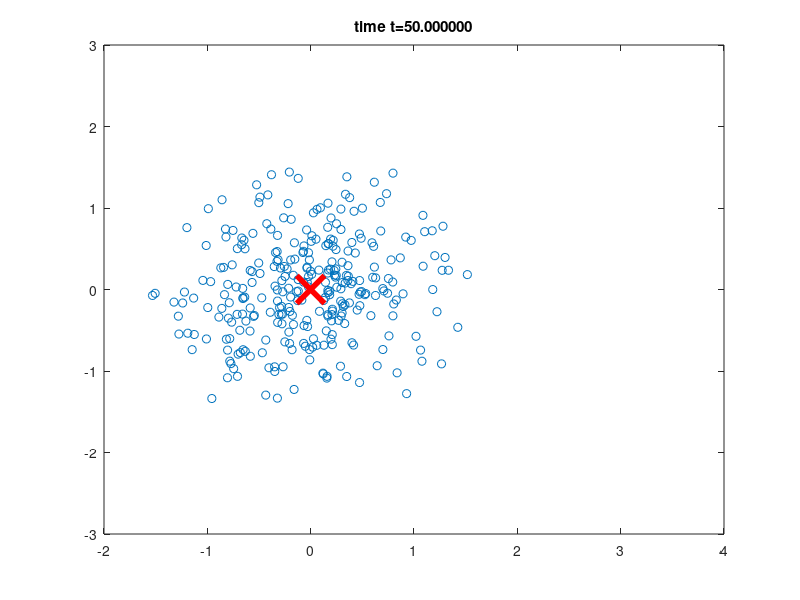

This chart was generated by the following MATLAB code:
%close all;
%clear all;

%N = 1500;
N = 300;
tmax = 50;
dt = 0.01;
frame_dt = 0.1;
alpha = 1.0 / N;

R = [0, 0, 0];
t_jump = 25;

p = zeros(N, 3);
r = zeros(N, 3);

for ii = 1:3
  r(:, ii) = rand(N, 1) - 0.5;
  p(:, ii) = 3 * (rand(N, 1) - 0.5);
end

frame_nr = 0;
for t = 0:dt:tmax
  if frame_nr * frame_dt <= t
    frame_nr = frame_nr + 1;
    plot(r(:, 1), r(:, 2), 'o');
    hold on
    plot(R(1), R(2), 'rx', 'linewidth', 4, 'markersize', 20);
    hold off;
    axis([-2, 4.0, -3.0, 3.0]);
    title(sprintf('time t=%f', t));
    pause(0.01);
    drawnow;
  end
  dr = r - R;
  F_ext = - (dr(:,1).^2 + dr(:,2).^2 + dr(:,3).^2) .* dr;
  p = p + dt * F_ext;
  r = r + dt * p;
end
